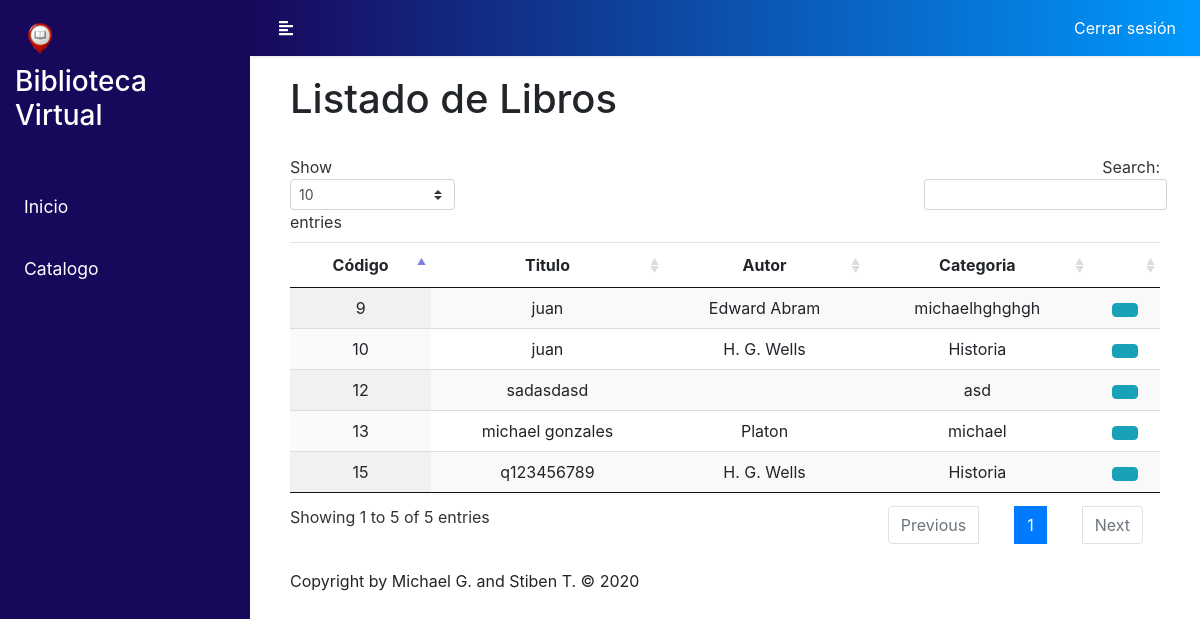
Page /user/catalogo.php on the committed database.
### tables this page shows
CREATE TABLE `libro` (
  `idlibro` int(100) NOT NULL,
  `titulo` varchar(200) NOT NULL,
  `isbn` int(20) NOT NULL,
  `descripcion` varchar(1000) NOT NULL,
  `portada` longblob NOT NULL,
  `pdflibro` varchar(200) NOT NULL,
  `year` int(4) NOT NULL,
  `autor` varchar(100) NOT NULL,
  `categoria` varchar(100) NOT NULL,
  `editorial` varchar(100) NOT NULL,
  `estado` varchar(1) NOT NULL
);

### php/consultasuser.php (called while the page is built, shortened)
<?php
	function lista_libro(){
		include('../connect.php');
		$sql="SELECT * FROM libro WHERE estado != 'I'";
		return $result=$conexion->query($sql);
	}
?>

### user/catalogo.php (the view, shortened to what this page needs)
<?php include "../php/consultasuser.php";?>
<!DOCTYPE html>
<html lang="en">
<head>
    <link rel="stylesheet" href="../css/main.css">
    <link rel="stylesheet" href="../librerias/bootstrap4/bootstrap.min.css">
    <link href="https://unpkg.com/ionicons@4.5.10-0/dist/css/ionicons.min.css" rel="stylesheet">
    <link
      rel="stylesheet"
      href="https://cdnjs.cloudflare.com/ajax/libs/malihu-custom-scrollbar-plugin/3.1.5/jquery.mCustomScrollbar.min.css"
    />
    <link rel="stylesheet" type="text/css" href="../librerias/DataTables/datatables.min.css" />
    <link rel="stylesheet" type="text/css" href="../librerias/DataTables/DataTables-1.10.21/css/jquery.dataTables.css" />
    <link rel="stylesheet" type="text/css" href="https://cdn.datatables.net/buttons/1.6.2/css/buttons.dataTables.min.css" />
</head>
<body>
<?php include "header.php"; ?>
<div class="panel panel-default">
    <div class="panel-heading">
        <h1>Listado de Libros</h1>
    </div>
    <div class="panel-body">
    <br>
        <table id="miTabla" class="table table-striped display" style="text-align: center;">
            <thead>
                <tr>
                    <th>Código</th>
                    <th>Titulo</th>
                    <th>Autor</th>
                    <th>Categoria</th>
                    <th></th>
                </tr>
            </thead>
            <tbody>
                <?php
                    $query = lista_libro();
                    while ($row = $query->fetch_assoc()) {
                        echo"
                            <tr>
                                <td>".$row['idlibro']."</td>
                                <td>".$row['titulo']."</td>
                                <td>".$row['autor']."</td>
                                <td>".$row['categoria']."</td>
                                <td><a data-toggle='tooltip' title='Mas info' href='user_infobook.php?id=".base64_encode($row['idlibro'])."' class='btn btn-info'> <i class='icon ion-md-information-circle'></i> </a>
                        ";
                    }
                ?>
            </tbody>
        </table>
    </div>
<?php include "footer.php"; ?>
</body>
</html>

### css/main.css (style rules this page uses)
:root { --bleu: #18085c; --white: #ffffff; --gris: #efefef; }
body { font-family: "Muli", sans-serif; font-weight: 300; color: var(--primary); }
a, a:hover, a:focus { color: inherit; text-decoration: none; transition: all 0.3s; }

### rows in the picture
libro: idlibro "9", titulo "juan", autor "Edward Abram", categoria "michaelhghghgh"
libro: idlibro "10", titulo "juan", autor "H. G. Wells", categoria "Historia"
libro: idlibro "12", titulo "sadasdasd", categoria "asd"
libro: idlibro "13", titulo "michael gonzales", autor "Platon", categoria "michael"
libro: idlibro "15", titulo "q123456789", autor "H. G. Wells", categoria "Historia"
